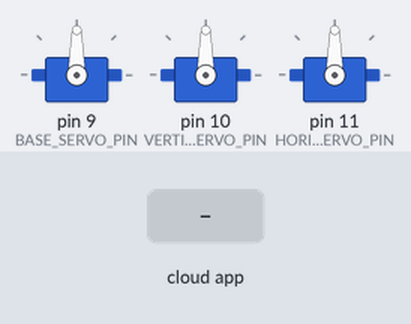
This sketch was run on a simulated Arduino Uno, built with avr-gcc and run on an emulated ATmega328P. Parts: 3 × servo. The test bench sets the inputs (shaded band). The ROS host is connected and sends only what is stated.

Above: at 1.2 s.
1.3 s: the phone or cloud app sets base to 0
At 1.8 s:
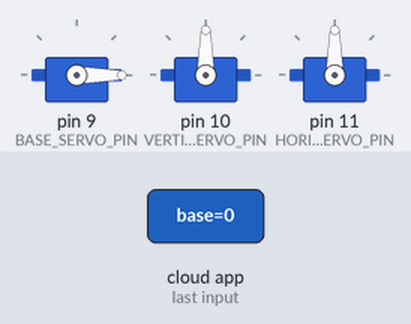
2.8 s: the phone or cloud app sets vertical to 0
At 4.0 s:
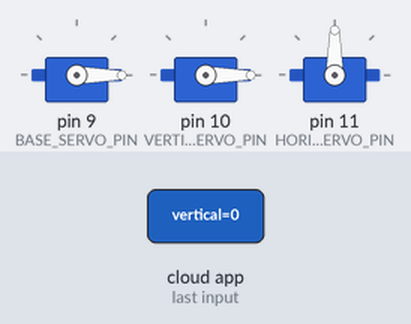
4.3 s: the phone or cloud app sets horizontal to 0
At 5.2 s:
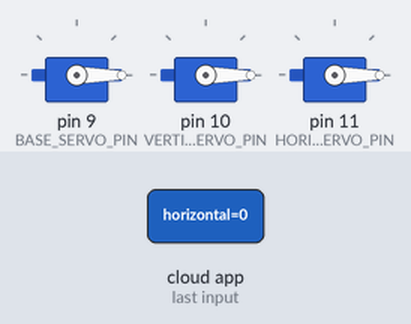
5.8 s: the phone or cloud app sets base to 45
At 6.4 s:
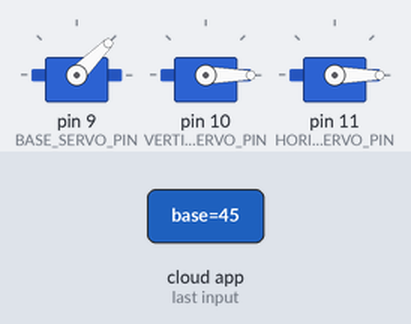
7.3 s: the phone or cloud app sets vertical to 45
At 7.6 s:
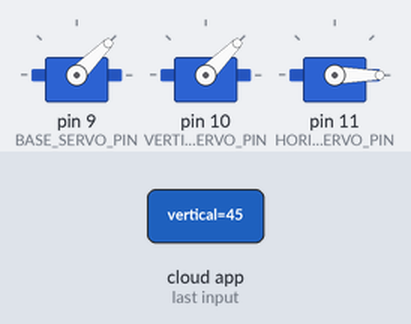
8.8 s: the phone or cloud app sets horizontal to 45
At 9.9 s:
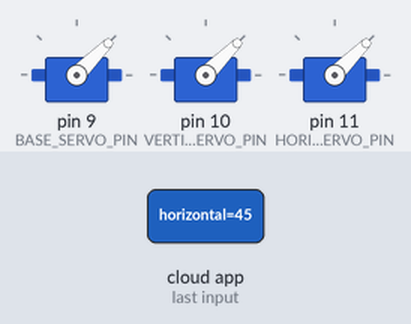
Timing chart, 0 to 11.3 s (numbered marks = the images above; inputs shaded):
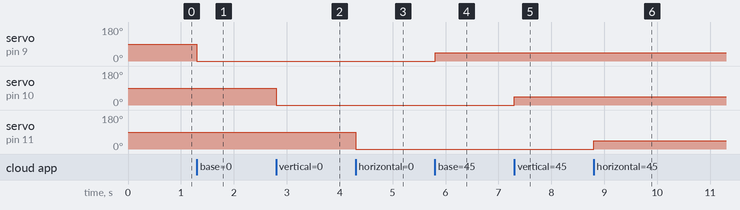

The sketch:

arduinoNode.ino
```cpp
// (licence header left out)
#include <ros.h>
#include <std_msgs/Int16.h>
#include <Servo.h>

#define BASE_SERVO_PIN 9          //PWM PIN
#define VERTICAL_SERVO_PIN 10     //PWM PIN
#define HORIZONTAL_SERVO_PIN 11   //PWM PIN
#define DEFAULT_BASE_POS 90
#define DEFAULT_VERTICAL_POS 90
#define DEFAULT_HORIZONTAL_POS 90

Servo baseServo;
Servo verticalServo;
Servo horizontalServo;

ros::NodeHandle  nh;

int preBase = DEFAULT_BASE_POS;
int preVertical = DEFAULT_VERTICAL_POS;
int preHorizontal = DEFAULT_HORIZONTAL_POS;

void baseCallback( const std_msgs::Int16& angle){
  int newPos = angle.data;
  if (preBase != newPos) {
    baseServo.write(newPos);
    preBase = newPos;
  }
}

void verticalCallback( const std_msgs::Int16& angle){
  int newPos = angle.data;
  if (preVertical != newPos) {
    verticalServo.write(newPos);
    preVertical = newPos;
  }
}

void horizontalCallback( const std_msgs::Int16& angle){
  int newPos = angle.data;
  if (preHorizontal != newPos) {
    horizontalServo.write(newPos);
    preHorizontal = newPos;
  }
}

ros::Subscriber<std_msgs::Int16> baseSub("base", baseCallback );
ros::Subscriber<std_msgs::Int16> verticalSub("vertical", verticalCallback );
ros::Subscriber<std_msgs::Int16> horizontalSub("horizontal", horizontalCallback );

void setup() {
  nh.initNode();
  nh.subscribe(baseSub);
  nh.subscribe(verticalSub);
  nh.subscribe(horizontalSub);

  baseServo.attach(BASE_SERVO_PIN);
  verticalServo.attach(VERTICAL_SERVO_PIN);
  horizontalServo.attach(HORIZONTAL_SERVO_PIN);

  baseServo.write(DEFAULT_BASE_POS);
  verticalServo.write(DEFAULT_VERTICAL_POS);
  horizontalServo.write(DEFAULT_HORIZONTAL_POS);
}

void loop() {
  nh.spinOnce();
  delay(1);
}
```

Measured:
- after the input at 1.3 s, servo on pin 9 (BASE_SERVO_PIN): 90° → 0° at once
- after the input at 2.8 s, servo on pin 10 (VERTICAL_SERVO_PIN): 90° → 0° at once
- after the input at 4.3 s, servo on pin 11 (HORIZONTAL_SERVO_PIN): 90° → 0° at once
- after the input at 5.8 s, servo on pin 9 (BASE_SERVO_PIN): 0° → 45° at once
- after the input at 7.3 s, servo on pin 10 (VERTICAL_SERVO_PIN): 0° → 45° at once
- after the input at 8.8 s, servo on pin 11 (HORIZONTAL_SERVO_PIN): 0° → 45° at once
